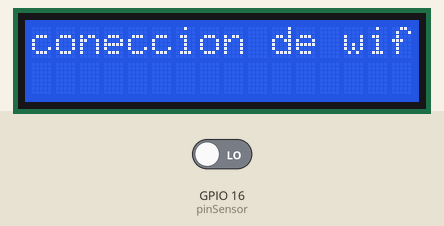
A sketch run on a simulated ESP32. Parts: 16×2 character LCD. The test bench sets the inputs (shaded band); at power-on: GPIO 16 (pinSensor) LOW. WiFi joins after 1.5 s; servers stay silent unless stated.

Above: at 2.2 s.
At 4.3 s:
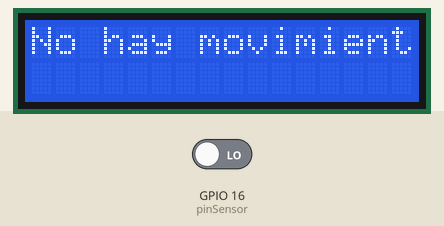
4.4 s: GPIO 16 (pinSensor) driven HIGH
At 6.0 s:
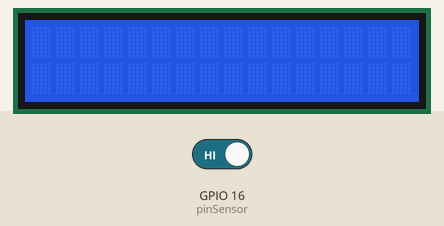
6.6 s: GPIO 16 (pinSensor) driven LOW
Timing chart, 0 to 9.6 s (numbered marks = the images above; inputs shaded):
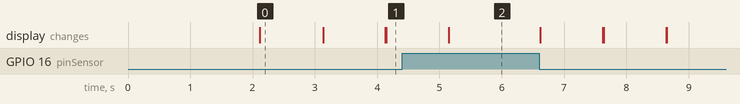

The sketch:

main.ino
```cpp
#include <WiFi.h>
#include "LiquidCrystal_I2C.h"
#include <HTTPClient.h>
#include <ArduinoJson.h>

const char *ssid = "Dios es bello";
const char *password = "Rgm84074065";
const int pinSensor = 16; // Faltaba un punto y coma aquí
LiquidCrystal_I2C lcd(0x27, 16, 2);

void msg(String message)
{ // Se agregó el tipo de retorno 'void' antes del nombre de la función
  lcd.print(message);
  delay(1000);
  lcd.clear();
}

void setup()
{

  Serial.begin(9600);

  // Iniciando lcd
  lcd.init();
  lcd.backlight();

  // Conectar a la red WiFi
  WiFi.begin(ssid, password);
  while (WiFi.status() != WL_CONNECTED)
  {
    msg("error wifi");
  }

  // Mensaje de la conexión de wifi en pantalla
  msg("coneccion de wifi estable");
}

void loop()
{
  int sensor = digitalRead(pinSensor);
  HTTPClient res;

  if (sensor == HIGH)
  {
    res.begin(String("http://127.0.0.1:3000/user"));

    int statuscode = res.get();

    if (statuscode > 0)
    {
      String data = res.getString();
      msg(data);
    }
  }
  else
  {
    msg("No hay movimiento");
  }
}
```

Measured:
- what the display in image 0 shows lasts 1.0 s, from 2.1 s to 3.1 s
